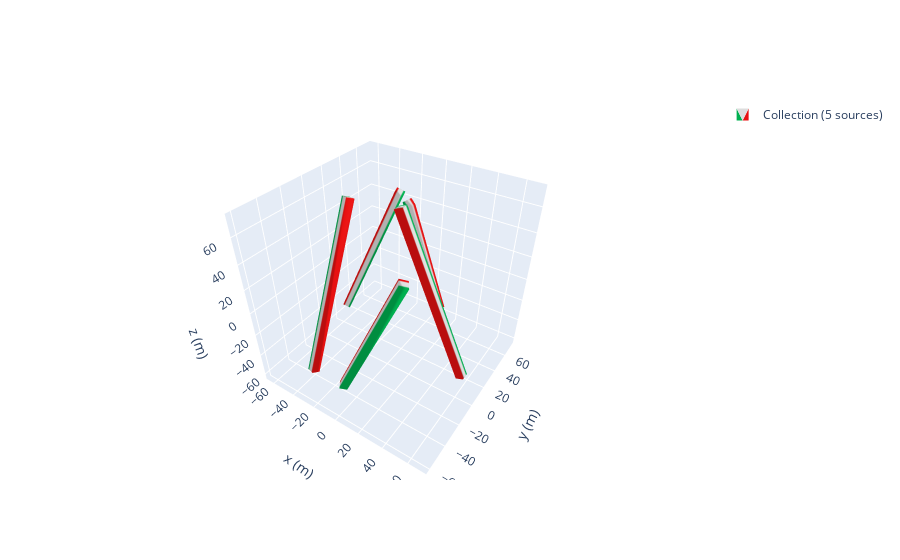

The notebook cell this image was saved under:
### Code cell
zeeman_prof = magpy.Collection()
n = 5
l =[-24,24,24,-24,24]
ll = ['y','x','y','x','y']
j = 0
angles = np.linspace(0, 360, n, endpoint=False) 
for i in angles:
    cube1= magpy.magnet.Cuboid(
    dimension=(6,6,128),
    polarization=(0,-1.08,0),
    position=(40,1,0))
    cube1.rotate_from_angax(i, 'z', anchor=0)
    cube1.rotate_from_angax(i, 'z')
    cube1.rotate_from_angax(l[j], ll[j],anchor = 0)
    zeeman_prof.add(cube1)
    j = j+1
magpy.show(zeeman_prof, backend='plotly')

### Figure 1 — Plotly figure (JSON) as saved in the notebook; plotly's stock layout.template omitted (floating-point values rounded to 4 significant figures)
{"data": [{"color": "#2e91e5", "colorscale": [[0, "#00b050"], [0.16, "#00b050"], [0.26, "#dddddd"], [0.74, "#dddddd"], [0.84, "#e71111"], [1, "#e71111"]], "i": [7, 0, 0, 0, 4, 4, 2, 6, 4, 0, 3, 7, 15, 8, 8, 8, 12, 12, 10, 14, 12, 8, 11, 15, 23, 16, 16, 16, 20, 20, 18, 22, 20, 16, 19, 23, 31, 24, 24, 24, 28, 28, 26, 30, 28, 24, 27, 31, 39, 32, 32, 32, 36, 36, 34, 38, 36, 32, 35, 39], "intensity": [1, 0, 0, 1, 1, 0, 0, 1, 1, 0, 0, 1, 1, 0, 0, 1, 1, 0, 0, 1, 1, 0, 0, 1, 1, 0, 0, 1, 1, 0, 0, 1, 1, 0, 0, 1, 1, 0, 0, 1], "j": [0, 7, 1, 2, 6, 7, 1, 2, 5, 5, 2, 2, 8, 15, 9, 10, 14, 15, 9, 10, 13, 13, 10, 10, 16, 23, 17, 18, 22, 23, 17, 18, 21, 21, 18, 18, 24, 31, 25, 26, 30, 31, 25, 26, 29, 29, 26, 26, 32, 39, 33, 34, 38, 39, 33, 34, 37, 37, 34, 34], "k": [3, 4, 2, 3, 5, 6, 5, 5, 0, 1, 7, 6, 11, 12, 10, 11, 13, 14, 13, 13, 8, 9, 15, 14, 19, 20, 18, 19, 21, 22, 21, 21, 16, 17, 23, 22, 27, 28, 26, 27, 29, 30, 29, 29, 24, 25, 31, 30, 35, 36, 34, 35, 37, 38, 37, 37, 32, 33, 39, 38], "legendgroup": "Collection(id=2792421581568)", "name": "Collection (5 sources)", "opacity": 1, "showlegend": true, "showscale": false, "type": "mesh3d", "x": [59.83, 59.83, 65.31, 65.31, 7.77, 7.77, 13.25, 13.25, 15.6, 12.07, 7.219, 10.75, 15.6, 12.07, 7.219, 10.75, -59.58, -54.37, -52.68, -57.89, -7.522, -2.309, -0.6154, -5.828, -29.85, -35.55, -33.7, -27.99, -29.85, -35.55, -33.7, -27.99, -13.26, -10.04, -14.48, -17.7, 38.8, 42.02, 37.59, 34.36], "y": [-2.0, 4.0, 4.0, -2.0, -2.0, 4.0, 4.0, -2.0, 61.67, 57.24, 60.46, 64.89, 9.611, 5.176, 8.398, 12.83, 24.63, 26.48, 20.78, 18.92, 24.63, 26.48, 20.78, 18.92, -51.7, -50.01, -44.8, -46.49, 0.3599, 2.054, 7.267, 5.573, -33.54, -38.4, -41.92, -37.07, -33.54, -38.4, -41.92, -37.07], "z": [-43.42, -43.42, -40.98, -40.98, 73.52, 73.52, 75.96, 75.96, -42.6, -44.57, -43.14, -41.16, 74.34, 72.36, 73.8, 75.77, -43.53, -45.85, -46.6, -44.28, 73.41, 71.08, 70.33, 72.65, -47.04, -47.79, -50.11, -49.36, 69.9, 69.14, 66.82, 67.58, -64.15, -65.59, -63.61, -62.18, 52.78, 51.35, 53.32, 54.76]}], "layout": {"legend": {"itemsizing": "constant"}, "scene": {"aspectmode": "manual", "aspectratio": {"x": 1, "y": 1, "z": 1}, "camera": {"eye": {"x": 1, "y": -1.5, "z": 1.4}}, "xaxis": {"autorange": false, "range": [-67.91, 73.64], "title": {"text": "x (m)"}}, "yaxis": {"autorange": false, "range": [-64.17, 77.37], "title": {"text": "y (m)"}}, "zaxis": {"autorange": false, "range": [-65.59, 75.96], "title": {"text": "z (m)"}}}}}
